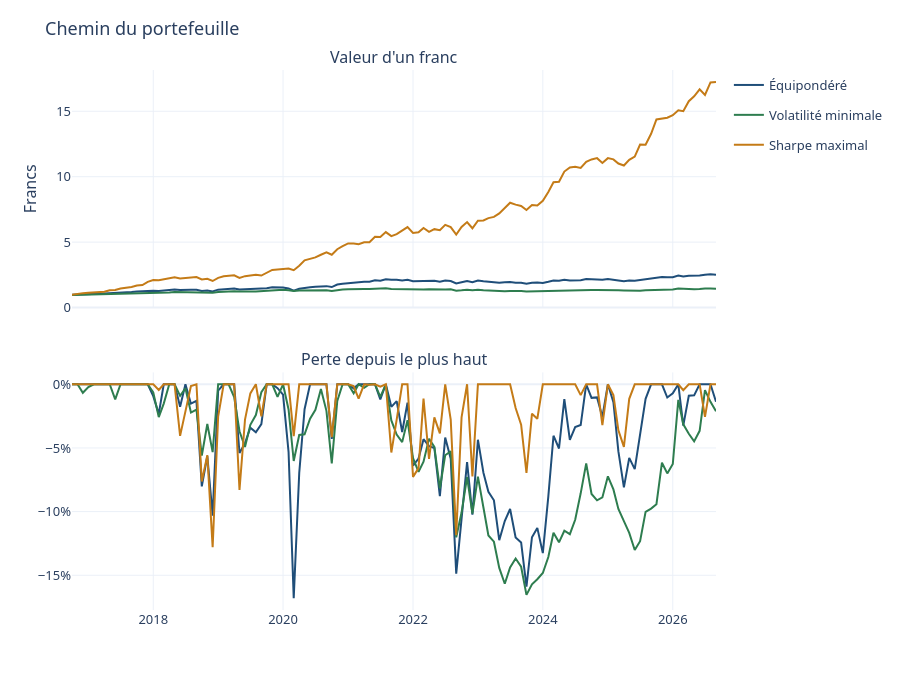
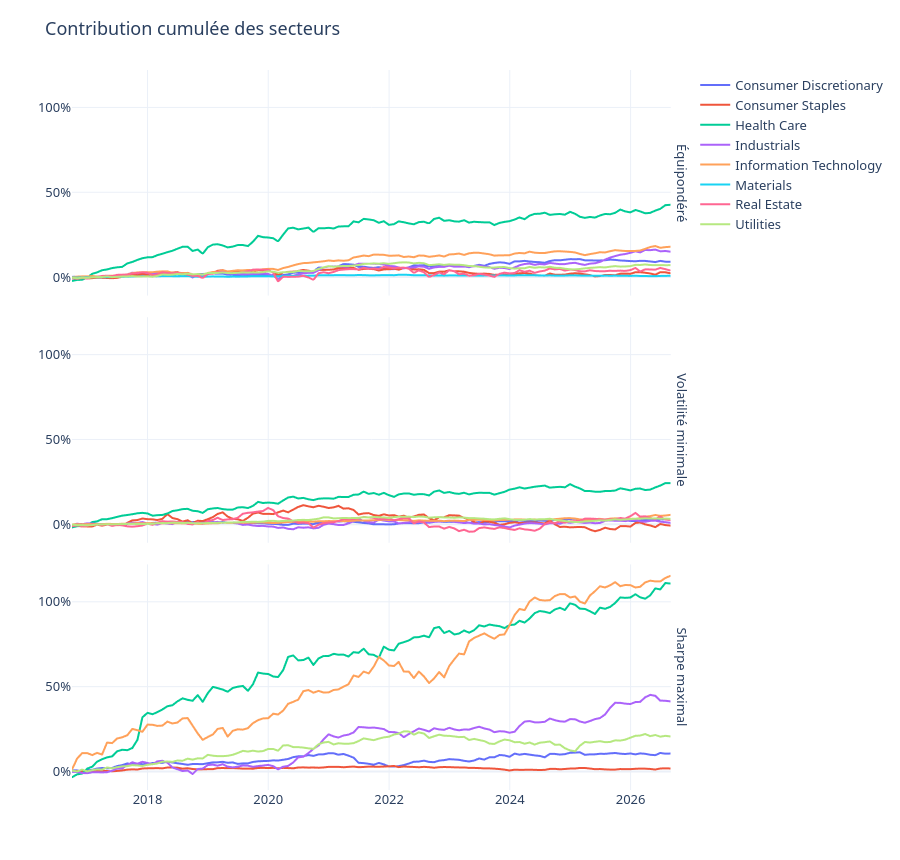
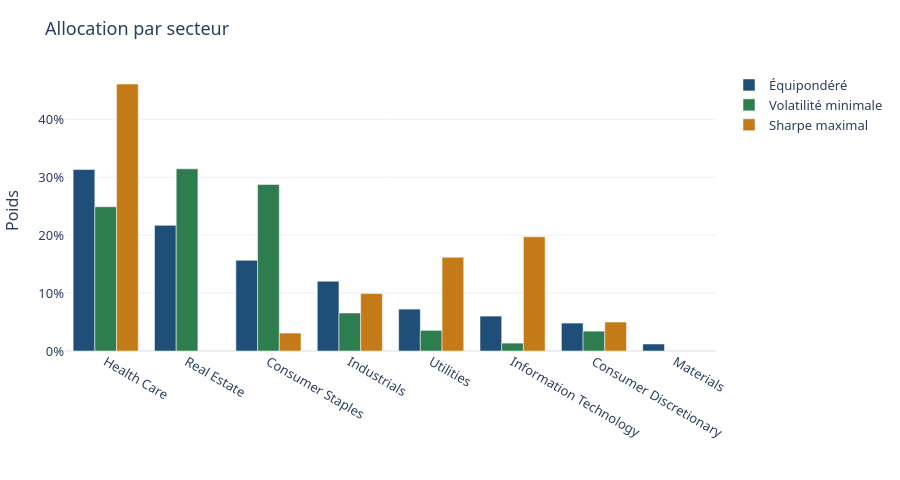
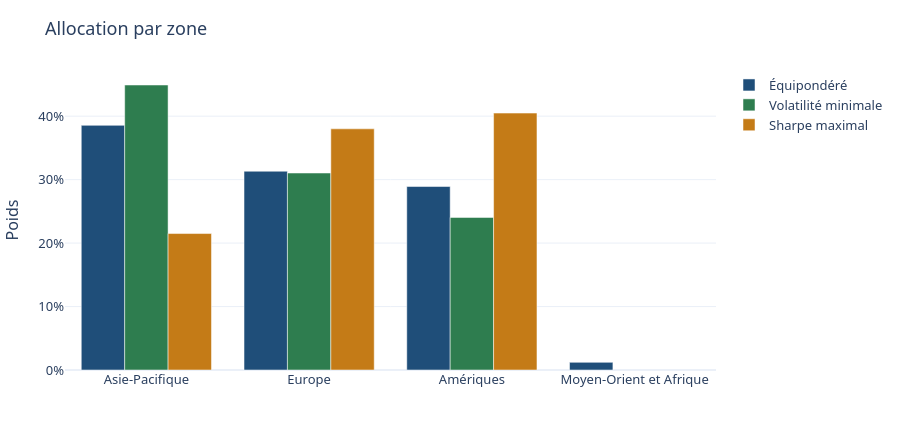

Here is the notebook cell these charts were saved with, in order:
### Markdown cell above
# Dashboard — suivi des portefeuilles

Les graphiques lisent `data/05_monitoring/`. Le mois du rapport est le dernier mois de la fenêtre d'estimation. Les poids ne sont pas réestimés ici.

Le chemin vient en premier : valeur d'un franc, perte depuis le plus haut, contribution cumulée des secteurs. Les poids ont été estimés sur toute la fenêtre et sont remis chaque mois. La répartition ne dérive pas. Le chemin n'est pas le parcours d'un mandat figé au premier mois. La photo de la répartition suit.

La même page est écrite dans `reports/monitoring/dashboard.html`. Elle s'ouvre dans un navigateur.

Chaque couleur est une stratégie. L'échelle d'un graphique est commune : une barre courte à côté d'une barre longue est un poids plus petit, pas un défaut d'affichage. Pour l'équipondéré, les dix premières lignes ont la même longueur, et l'ordre suit le symbole.

Les catégories Obligations et ETF restent sur le graphique d'exposition même quand leur poids est nul.

### Code cell
import sys
from pathlib import Path

PROJECT_ROOT = Path.cwd()
for candidate in (PROJECT_ROOT, *PROJECT_ROOT.parents):
    if (candidate / "src").is_dir():
        PROJECT_ROOT = candidate
        break
if str(PROJECT_ROOT) not in sys.path:
    sys.path.append(str(PROJECT_ROOT))

from src.portfolio_monitoring.dashboard import build_figures, write_dashboard

print(write_dashboard())
for figure in build_figures():
    figure.show()
